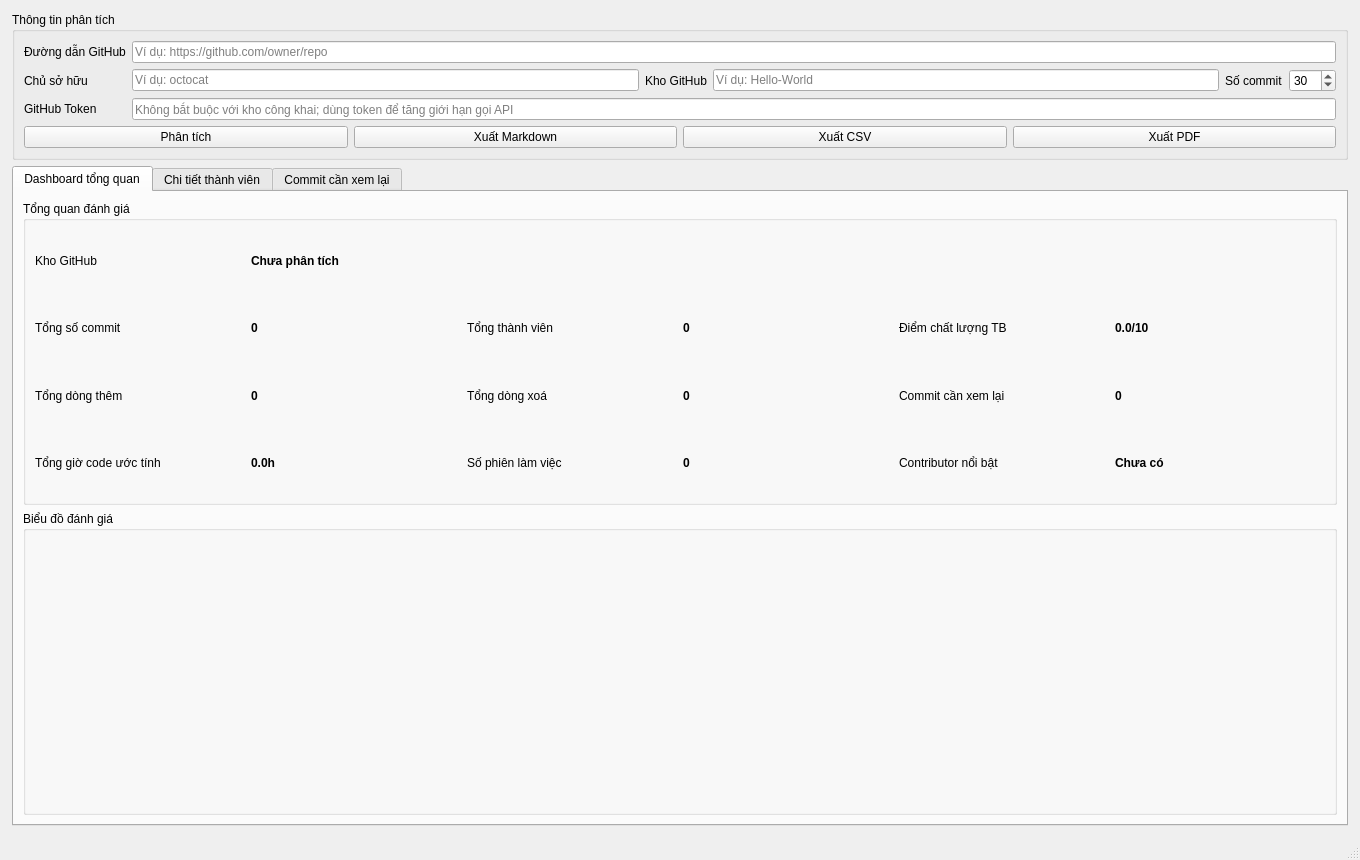
<?xml version="1.0" encoding="UTF-8"?>
<ui version="4.0">
 <class>MainWindow</class>
 <widget class="QMainWindow" name="MainWindow">
  <property name="geometry">
   <rect>
    <x>0</x>
    <y>0</y>
    <width>1360</width>
    <height>860</height>
   </rect>
  </property>
  <property name="windowTitle">
   <string>Đánh giá đóng góp GitHub bằng AI</string>
  </property>
  <widget class="QWidget" name="centralwidget">
   <layout class="QVBoxLayout" name="mainLayout">
    <property name="leftMargin">
     <number>12</number>
    </property>
    <property name="topMargin">
     <number>12</number>
    </property>
    <property name="rightMargin">
     <number>12</number>
    </property>
    <property name="bottomMargin">
     <number>12</number>
    </property>
    <item>
     <widget class="QGroupBox" name="inputGroupBox">
      <property name="title">
       <string>Thông tin phân tích</string>
      </property>
      <layout class="QGridLayout" name="inputGridLayout">
       <item row="0" column="0">
        <widget class="QLabel" name="repoUrlLabel">
         <property name="text">
          <string>Đường dẫn GitHub</string>
         </property>
        </widget>
       </item>
       <item row="0" column="1" colspan="5">
        <widget class="QLineEdit" name="repoUrlInput">
         <property name="placeholderText">
          <string>Ví dụ: https://github.com/owner/repo</string>
         </property>
        </widget>
       </item>
       <item row="1" column="0">
        <widget class="QLabel" name="ownerLabel">
         <property name="text">
          <string>Chủ sở hữu</string>
         </property>
        </widget>
       </item>
       <item row="1" column="1">
        <widget class="QLineEdit" name="ownerInput">
         <property name="placeholderText">
          <string>Ví dụ: octocat</string>
         </property>
        </widget>
       </item>
       <item row="1" column="2">
        <widget class="QLabel" name="repoLabel">
         <property name="text">
          <string>Kho GitHub</string>
         </property>
        </widget>
       </item>
       <item row="1" column="3">
        <widget class="QLineEdit" name="repoInput">
         <property name="placeholderText">
          <string>Ví dụ: Hello-World</string>
         </property>
        </widget>
       </item>
       <item row="1" column="4">
        <widget class="QLabel" name="commitCountLabel">
         <property name="text">
          <string>Số commit</string>
         </property>
        </widget>
       </item>
       <item row="1" column="5">
        <widget class="QSpinBox" name="commitSpinBox">
         <property name="minimum">
          <number>1</number>
         </property>
         <property name="maximum">
          <number>500</number>
         </property>
         <property name="value">
          <number>30</number>
         </property>
        </widget>
       </item>
       <item row="2" column="0">
        <widget class="QLabel" name="tokenLabel">
         <property name="text">
          <string>GitHub Token</string>
         </property>
        </widget>
       </item>
       <item row="2" column="1" colspan="5">
        <widget class="QLineEdit" name="tokenInput">
         <property name="placeholderText">
          <string>Không bắt buộc với kho công khai; dùng token để tăng giới hạn gọi API</string>
         </property>
        </widget>
       </item>
       <item row="3" column="0" colspan="6">
        <layout class="QHBoxLayout" name="buttonLayout">
         <item>
          <widget class="QPushButton" name="analyzeButton">
           <property name="minimumHeight">
            <number>34</number>
           </property>
           <property name="text">
            <string>Phân tích</string>
           </property>
          </widget>
         </item>
         <item>
          <widget class="QPushButton" name="exportMarkdownButton">
           <property name="minimumHeight">
            <number>34</number>
           </property>
           <property name="text">
            <string>Xuất Markdown</string>
           </property>
          </widget>
         </item>
         <item>
          <widget class="QPushButton" name="exportCsvButton">
           <property name="minimumHeight">
            <number>34</number>
           </property>
           <property name="text">
            <string>Xuất CSV</string>
           </property>
          </widget>
         </item>
         <item>
          <widget class="QPushButton" name="exportPdfButton">
           <property name="minimumHeight">
            <number>34</number>
           </property>
           <property name="text">
            <string>Xuất PDF</string>
           </property>
          </widget>
         </item>
        </layout>
       </item>
      </layout>
     </widget>
    </item>
    <item>
     <widget class="QTabWidget" name="resultTabWidget">
      <property name="currentIndex">
       <number>0</number>
      </property>
      <widget class="QWidget" name="dashboardTab">
       <attribute name="title">
        <string>Dashboard tổng quan</string>
       </attribute>
       <layout class="QVBoxLayout" name="dashboardLayout">
        <item>
         <widget class="QGroupBox" name="overviewGroupBox">
          <property name="title">
           <string>Tổng quan đánh giá</string>
          </property>
          <layout class="QGridLayout" name="overviewLayout">
           <item row="0" column="0">
            <widget class="QLabel" name="repoTitleLabel">
             <property name="text">
              <string>Kho GitHub</string>
             </property>
            </widget>
           </item>
           <item row="0" column="1" colspan="5">
            <widget class="QLabel" name="repoNameLabel">
             <property name="styleSheet">
              <string notr="true">font-weight: 600;</string>
             </property>
             <property name="text">
              <string>Chưa phân tích</string>
             </property>
            </widget>
           </item>
           <item row="1" column="0">
            <widget class="QLabel" name="totalCommitsTitleLabel">
             <property name="text">
              <string>Tổng số commit</string>
             </property>
            </widget>
           </item>
           <item row="1" column="1">
            <widget class="QLabel" name="totalCommitsLabel">
             <property name="styleSheet">
              <string notr="true">font-weight: 600;</string>
             </property>
             <property name="text">
              <string>0</string>
             </property>
            </widget>
           </item>
           <item row="1" column="2">
            <widget class="QLabel" name="totalContributorsTitleLabel">
             <property name="text">
              <string>Tổng thành viên</string>
             </property>
            </widget>
           </item>
           <item row="1" column="3">
            <widget class="QLabel" name="totalContributorsLabel">
             <property name="styleSheet">
              <string notr="true">font-weight: 600;</string>
             </property>
             <property name="text">
              <string>0</string>
             </property>
            </widget>
           </item>
           <item row="1" column="4">
            <widget class="QLabel" name="averageQualityTitleLabel">
             <property name="text">
              <string>Điểm chất lượng TB</string>
             </property>
            </widget>
           </item>
           <item row="1" column="5">
            <widget class="QLabel" name="averageQualityLabel">
             <property name="styleSheet">
              <string notr="true">font-weight: 600;</string>
             </property>
             <property name="text">
              <string>0.0/10</string>
             </property>
            </widget>
           </item>
           <item row="2" column="0">
            <widget class="QLabel" name="totalAdditionsTitleLabel">
             <property name="text">
              <string>Tổng dòng thêm</string>
             </property>
            </widget>
           </item>
           <item row="2" column="1">
            <widget class="QLabel" name="totalAdditionsLabel">
             <property name="styleSheet">
              <string notr="true">font-weight: 600;</string>
             </property>
             <property name="text">
              <string>0</string>
             </property>
            </widget>
           </item>
           <item row="2" column="2">
            <widget class="QLabel" name="totalDeletionsTitleLabel">
             <property name="text">
              <string>Tổng dòng xoá</string>
             </property>
            </widget>
           </item>
           <item row="2" column="3">
            <widget class="QLabel" name="totalDeletionsLabel">
             <property name="styleSheet">
              <string notr="true">font-weight: 600;</string>
             </property>
             <property name="text">
              <string>0</string>
             </property>
            </widget>
           </item>
           <item row="2" column="4">
            <widget class="QLabel" name="suspiciousCommitTitleLabel">
             <property name="text">
              <string>Commit cần xem lại</string>
             </property>
            </widget>
           </item>
           <item row="2" column="5">
            <widget class="QLabel" name="suspiciousCommitLabel">
             <property name="styleSheet">
              <string notr="true">font-weight: 600;</string>
             </property>
             <property name="text">
              <string>0</string>
             </property>
            </widget>
           </item>
           <item row="3" column="0">
            <widget class="QLabel" name="totalCodingHoursTitleLabel">
             <property name="text">
              <string>Tổng giờ code ước tính</string>
             </property>
            </widget>
           </item>
           <item row="3" column="1">
            <widget class="QLabel" name="totalCodingHoursLabel">
             <property name="styleSheet">
              <string notr="true">font-weight: 600;</string>
             </property>
             <property name="text">
              <string>0.0h</string>
             </property>
            </widget>
           </item>
           <item row="3" column="2">
            <widget class="QLabel" name="totalCodingSessionsTitleLabel">
             <property name="text">
              <string>Số phiên làm việc</string>
             </property>
            </widget>
           </item>
           <item row="3" column="3">
            <widget class="QLabel" name="totalCodingSessionsLabel">
             <property name="styleSheet">
              <string notr="true">font-weight: 600;</string>
             </property>
             <property name="text">
              <string>0</string>
             </property>
            </widget>
           </item>
           <item row="3" column="4">
            <widget class="QLabel" name="topContributorTitleLabel">
             <property name="text">
              <string>Contributor nổi bật</string>
             </property>
            </widget>
           </item>
           <item row="3" column="5">
            <widget class="QLabel" name="topContributorLabel">
             <property name="styleSheet">
              <string notr="true">font-weight: 600;</string>
             </property>
             <property name="text">
              <string>Chưa có</string>
             </property>
            </widget>
           </item>
          </layout>
         </widget>
        </item>
        <item>
         <widget class="QGroupBox" name="chartGroupBox">
          <property name="title">
           <string>Biểu đồ đánh giá</string>
          </property>
          <layout class="QVBoxLayout" name="chartContainerLayout"/>
         </widget>
        </item>
       </layout>
      </widget>
      <widget class="QWidget" name="detailTab">
       <attribute name="title">
        <string>Chi tiết thành viên</string>
       </attribute>
       <layout class="QVBoxLayout" name="detailLayout">
        <item>
         <widget class="QGroupBox" name="contributorGroupBox">
          <property name="title">
           <string>Bảng thành viên đóng góp</string>
          </property>
          <layout class="QVBoxLayout" name="contributorLayout">
           <item>
            <widget class="QTableWidget" name="contributorTable">
             <property name="minimumHeight">
              <number>310</number>
             </property>
            </widget>
           </item>
          </layout>
         </widget>
        </item>
        <item>
         <widget class="QSplitter" name="aiSplitter">
          <property name="orientation">
           <enum>Qt::Horizontal</enum>
          </property>
          <widget class="QGroupBox" name="aiGroupBox">
           <property name="title">
            <string>Nhận xét AI tổng quan</string>
           </property>
           <layout class="QVBoxLayout" name="aiLayout">
            <item>
             <widget class="QTextEdit" name="aiTextEdit">
              <property name="minimumHeight">
               <number>150</number>
              </property>
              <property name="placeholderText">
               <string>Nhận xét tổng quan sẽ hiển thị sau khi phân tích.</string>
              </property>
             </widget>
            </item>
           </layout>
          </widget>
          <widget class="QGroupBox" name="topContributorGroupBox">
           <property name="title">
            <string>Nhận xét contributor nổi bật</string>
           </property>
           <layout class="QVBoxLayout" name="topContributorLayout">
            <item>
             <widget class="QTextEdit" name="topContributorTextEdit">
              <property name="minimumHeight">
               <number>150</number>
              </property>
              <property name="placeholderText">
               <string>Nhận xét contributor nổi bật sẽ hiển thị sau khi phân tích.</string>
              </property>
             </widget>
            </item>
           </layout>
          </widget>
         </widget>
        </item>
       </layout>
      </widget>
      <widget class="QWidget" name="suspiciousTab">
       <attribute name="title">
        <string>Commit cần xem lại</string>
       </attribute>
       <layout class="QVBoxLayout" name="suspiciousTabLayout">
        <item>
         <widget class="QGroupBox" name="suspiciousCommitGroupBox">
          <property name="title">
           <string>Commit kém chất lượng / Commit cần xem lại</string>
          </property>
          <layout class="QVBoxLayout" name="suspiciousCommitLayout">
           <item>
            <widget class="QTableWidget" name="suspiciousCommitTable">
             <property name="minimumHeight">
              <number>520</number>
             </property>
            </widget>
           </item>
          </layout>
         </widget>
        </item>
       </layout>
      </widget>
     </widget>
    </item>
   </layout>
  </widget>
  <widget class="QStatusBar" name="statusbar"/>
 </widget>
 <resources/>
 <connections/>
</ui>
